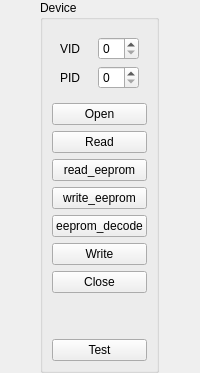
<?xml version="1.0" encoding="UTF-8"?>
<ui version="4.0">
 <class>MainBox</class>
 <widget class="QWidget" name="MainBox">
  <property name="windowTitle">
   <string>Dialog</string>
  </property>
  <layout class="QHBoxLayout" name="horizontalLayout">
   <property name="leftMargin">
    <number>0</number>
   </property>
   <property name="topMargin">
    <number>0</number>
   </property>
   <property name="rightMargin">
    <number>0</number>
   </property>
   <property name="bottomMargin">
    <number>0</number>
   </property>
   <item>
    <widget class="QGroupBox" name="gb_device">
     <property name="sizePolicy">
      <sizepolicy hsizetype="Fixed" vsizetype="Preferred">
       <horstretch>0</horstretch>
       <verstretch>0</verstretch>
      </sizepolicy>
     </property>
     <property name="title">
      <string>Device</string>
     </property>
     <layout class="QVBoxLayout" name="verticalLayout_2">
      <item>
       <layout class="QGridLayout" name="gridLayout">
        <property name="leftMargin">
         <number>8</number>
        </property>
        <property name="topMargin">
         <number>8</number>
        </property>
        <property name="rightMargin">
         <number>8</number>
        </property>
        <property name="bottomMargin">
         <number>8</number>
        </property>
        <item row="0" column="0">
         <widget class="QLabel" name="label">
          <property name="text">
           <string>VID</string>
          </property>
         </widget>
        </item>
        <item row="1" column="0">
         <widget class="QLabel" name="label_2">
          <property name="text">
           <string>PID</string>
          </property>
         </widget>
        </item>
        <item row="0" column="1">
         <widget class="HexSpinBox" name="sb_VID"/>
        </item>
        <item row="1" column="1">
         <widget class="HexSpinBox" name="sb_PID"/>
        </item>
       </layout>
      </item>
      <item>
       <widget class="QPushButton" name="btn_open">
        <property name="text">
         <string>Open</string>
        </property>
       </widget>
      </item>
      <item>
       <widget class="QPushButton" name="btn_read">
        <property name="text">
         <string>Read</string>
        </property>
       </widget>
      </item>
      <item>
       <widget class="QPushButton" name="btn_read_eeprom">
        <property name="text">
         <string>read_eeprom</string>
        </property>
       </widget>
      </item>
      <item>
       <widget class="QPushButton" name="btn_write_eeprom">
        <property name="text">
         <string>write_eeprom</string>
        </property>
       </widget>
      </item>
      <item>
       <widget class="QPushButton" name="btn_eeprom_decode">
        <property name="text">
         <string>eeprom_decode</string>
        </property>
       </widget>
      </item>
      <item>
       <widget class="QPushButton" name="btn_write">
        <property name="text">
         <string>Write</string>
        </property>
       </widget>
      </item>
      <item>
       <widget class="QPushButton" name="btn_close">
        <property name="text">
         <string>Close</string>
        </property>
       </widget>
      </item>
      <item>
       <spacer name="verticalSpacer_3">
        <property name="orientation">
         <enum>Qt::Vertical</enum>
        </property>
        <property name="sizeHint" stdset="0">
         <size>
          <width>20</width>
          <height>40</height>
         </size>
        </property>
       </spacer>
      </item>
      <item>
       <widget class="QPushButton" name="btn_test">
        <property name="text">
         <string>Test</string>
        </property>
       </widget>
      </item>
     </layout>
    </widget>
   </item>
  </layout>
 </widget>
 <customwidgets>
  <customwidget>
   <class>HexSpinBox</class>
   <extends>QSpinBox</extends>
   <header>hexspinbox.hpp</header>
  </customwidget>
 </customwidgets>
 <tabstops>
  <tabstop>sb_VID</tabstop>
  <tabstop>sb_PID</tabstop>
  <tabstop>btn_open</tabstop>
  <tabstop>btn_read</tabstop>
  <tabstop>btn_read_eeprom</tabstop>
  <tabstop>btn_write_eeprom</tabstop>
  <tabstop>btn_eeprom_decode</tabstop>
  <tabstop>btn_write</tabstop>
  <tabstop>btn_close</tabstop>
  <tabstop>btn_test</tabstop>
 </tabstops>
 <resources/>
 <connections/>
</ui>
